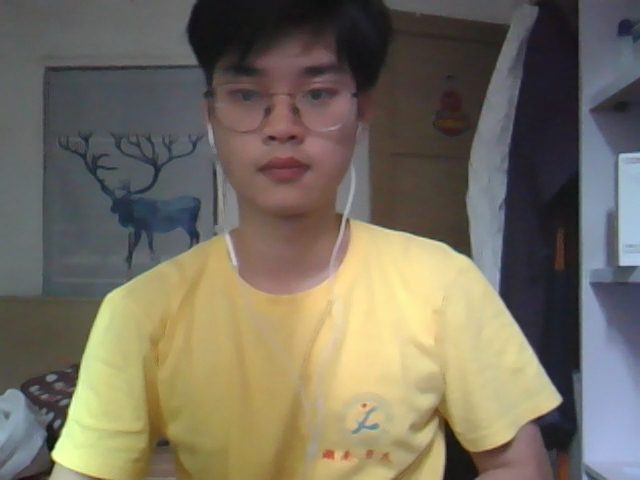
#> input picture frame 20 of CppAssignment/opencv_test/head_square.mp4, 640 x 480 px, given in place of the camera
$ python traject_face.py   (Python 2 division)
#> lines starting #> are read from the running program, lines starting #| are printed output that depends on the picture
# coding=utf-8
# 追踪人脸运动轨迹 使用python2运行

from collections import deque
import cv2
import numpy as np
import argparse

ap = argparse.ArgumentParser()
args = vars(ap.parse_args())
face_cascade = cv2.CascadeClassifier(
     "/usr/share/opencv/haarcascades/haarcascade_frontalface_default.xml")
# eye_cascade=cv2.CascadeClassifier("/usr/share/opencv/haarcascades/haarcascade_eye.xml")
cap = cv2.VideoCapture(0)
pts = deque(maxlen=124)
while True:
    ret, frame = cap.read()
#> frame is the input picture: shape (480, 640, 3); mean B, G, R 95.9, 111.1, 118.3
    frame = cv2.flip(frame, 1)
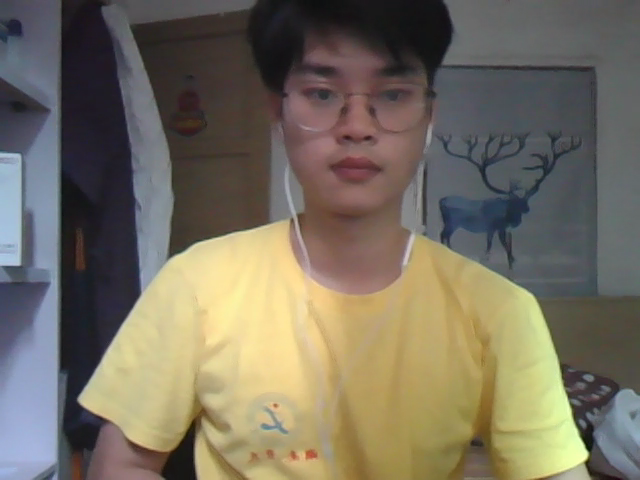
#> frame: shape (480, 640, 3); mean B, G, R 95.9, 111.1, 118.3
    # print i.shape
    gray = cv2.cvtColor(frame, cv2.COLOR_BGR2GRAY)
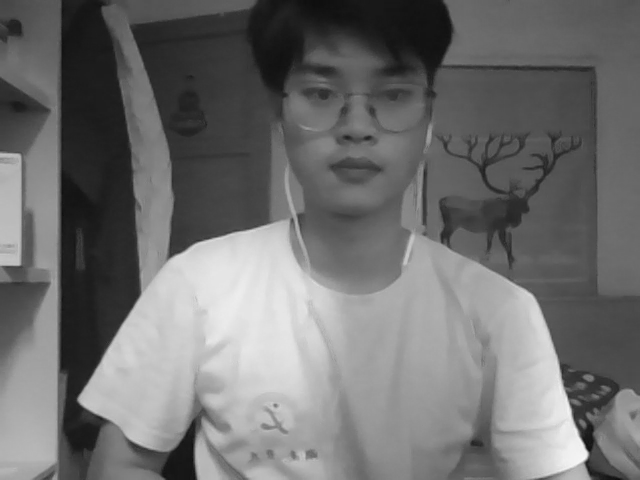
#> gray: shape (480, 640); min 13, max 247, mean 111.4
    faces = face_cascade.detectMultiScale(gray, 1.3, 5)
#> faces = [[264, 22, 187, 187]]
    l = len(faces)
#> l = 1
    print l
#| 1
    for (x, y, w, h) in faces:
        cv2.rectangle(frame, (x, y), (x+w, y+h), (255, 0, 0), 2)
        cv2.putText(frame, 'face', (w/2+x, y-h/5),
                    cv2.FONT_HERSHEY_PLAIN, 2.0, (255, 255, 255), 2, 1)
        center = (x+w/2, y+h/2)
        print center
        pts.appendleft(center)
        for i in range(1, len(pts)):
            if pts[i-1] is None or pts[i] is None:
                continue
            thickness = int(np.sqrt(64 / float(i + 1)) * 2.5)
            cv2.line(frame, pts[i - 1], pts[i], (0, 0, 255), thickness)
        cv2.imshow("rstp", frame)
#> this loop made 1 pass
#> (x, y, w, h, center) on pass 1: (264, 22, 187, 187, (357, 115))
#| (357, 115)
#> pass 1, `cv2.imshow("rstp", frame)`:
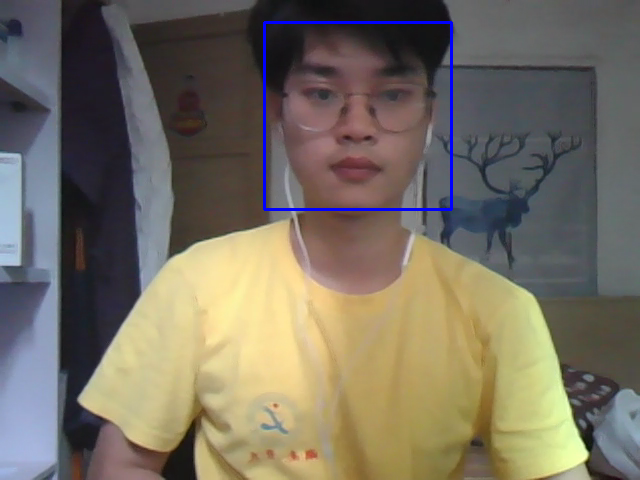
#> window 'rstp': shape (480, 640, 3); mean B, G, R 97.3, 110.6, 117.8
    if cv2.waitKey(1) & 0xFF == ord('q'):
#> (key q is pressed here)
        break
# 摄像头释放
cap.release()
# 销毁所有窗口
cv2.destroyAllWindows()

$ run again, starting later in the video
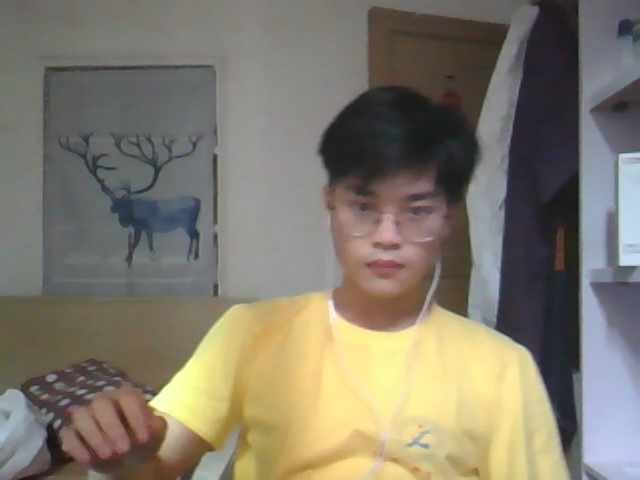
#> input picture frame 93 of CppAssignment/opencv_test/head_square.mp4, 640 x 480 px, given in place of the camera
#> frame is the input picture: shape (480, 640, 3); mean B, G, R 108.7, 122.2, 128.9
#> `gray = cv2.cvtColor(frame, cv2.COLOR_BGR2GRAY)`:
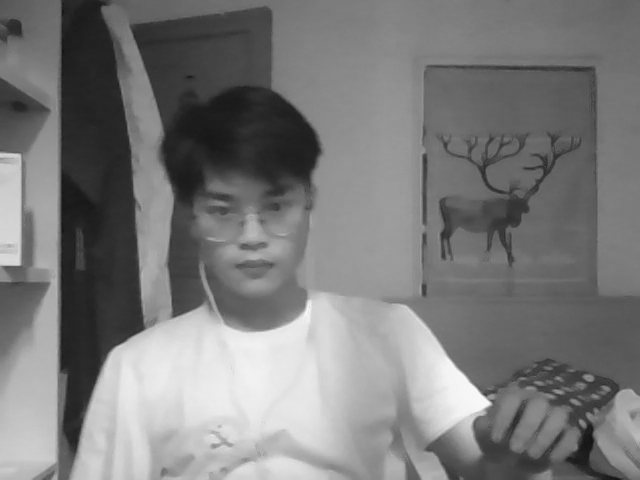
#> gray: shape (480, 640); min 16, max 249, mean 122.6
#> faces = [[180, 156, 141, 141]]
#> l = 1
#| 1
#> the loop `for (x, y, w, h) in faces:` made 1 pass
#> (x, y, w, h, center) on pass 1: (180, 156, 141, 141, (250, 226))
#> (printed output is left out)
#> pass 1, `cv2.imshow("rstp", frame)`:
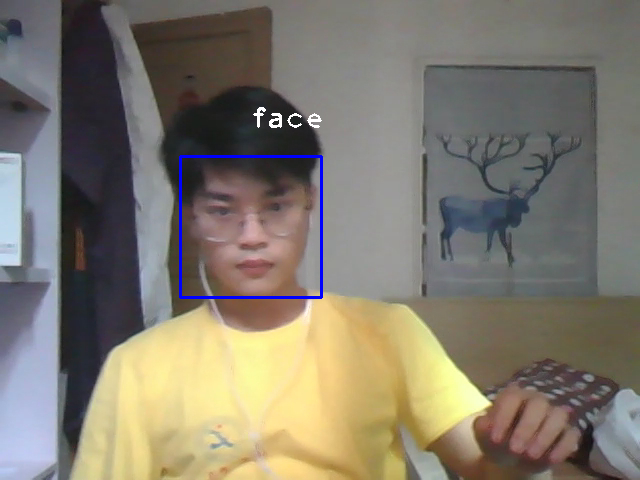
#> window 'rstp': shape (480, 640, 3); mean B, G, R 109.9, 122, 128.6

$ run again, starting later in the video
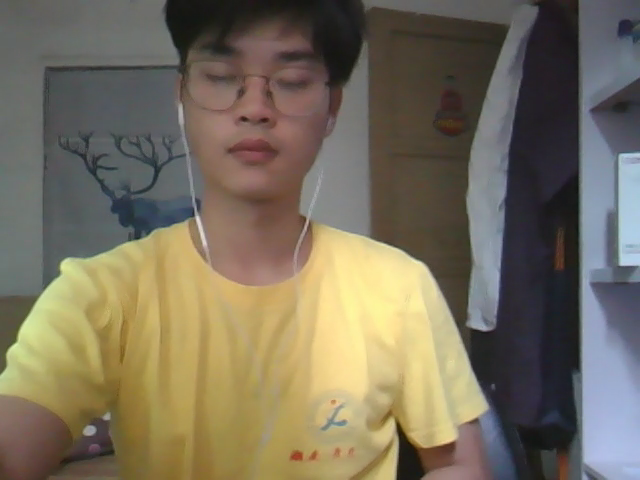
#> input picture frame 165 of CppAssignment/opencv_test/head_square.mp4, 640 x 480 px, given in place of the camera
#> frame is the input picture: shape (480, 640, 3); mean B, G, R 92.7, 111, 119.7
#> `gray = cv2.cvtColor(frame, cv2.COLOR_BGR2GRAY)`:
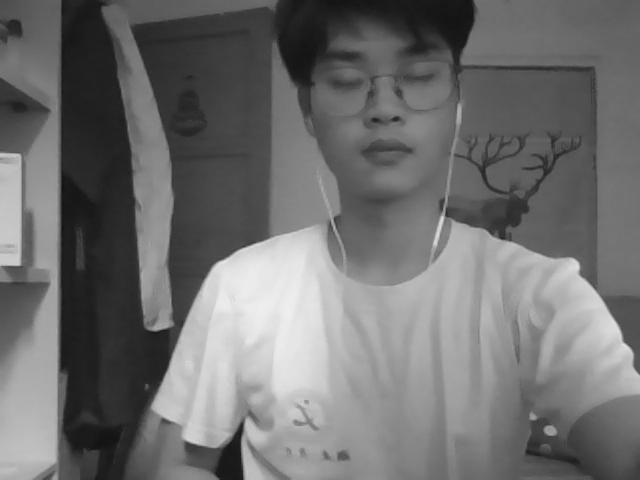
#> gray: shape (480, 640); min 17, max 239, mean 111.4
#> faces = [[293, 11, 178, 178]]
#> l = 1
#| 1
#> the loop `for (x, y, w, h) in faces:` made 1 pass
#> (x, y, w, h, center) on pass 1: (293, 11, 178, 178, (382, 100))
#> (printed output is left out)
#> pass 1, `cv2.imshow("rstp", frame)`:
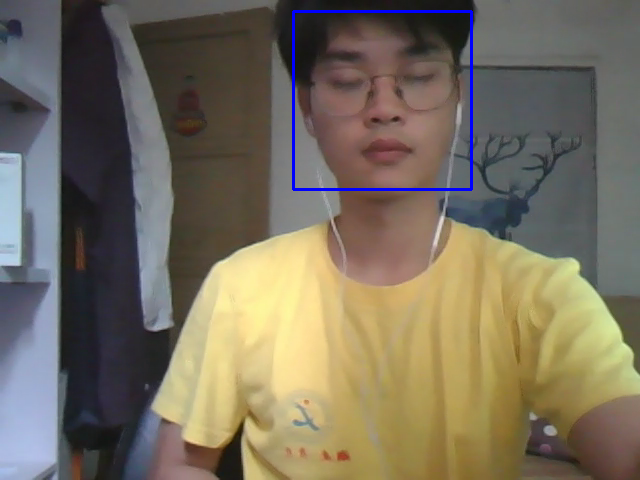
#> window 'rstp': shape (480, 640, 3); mean B, G, R 93.9, 110.5, 119.1
